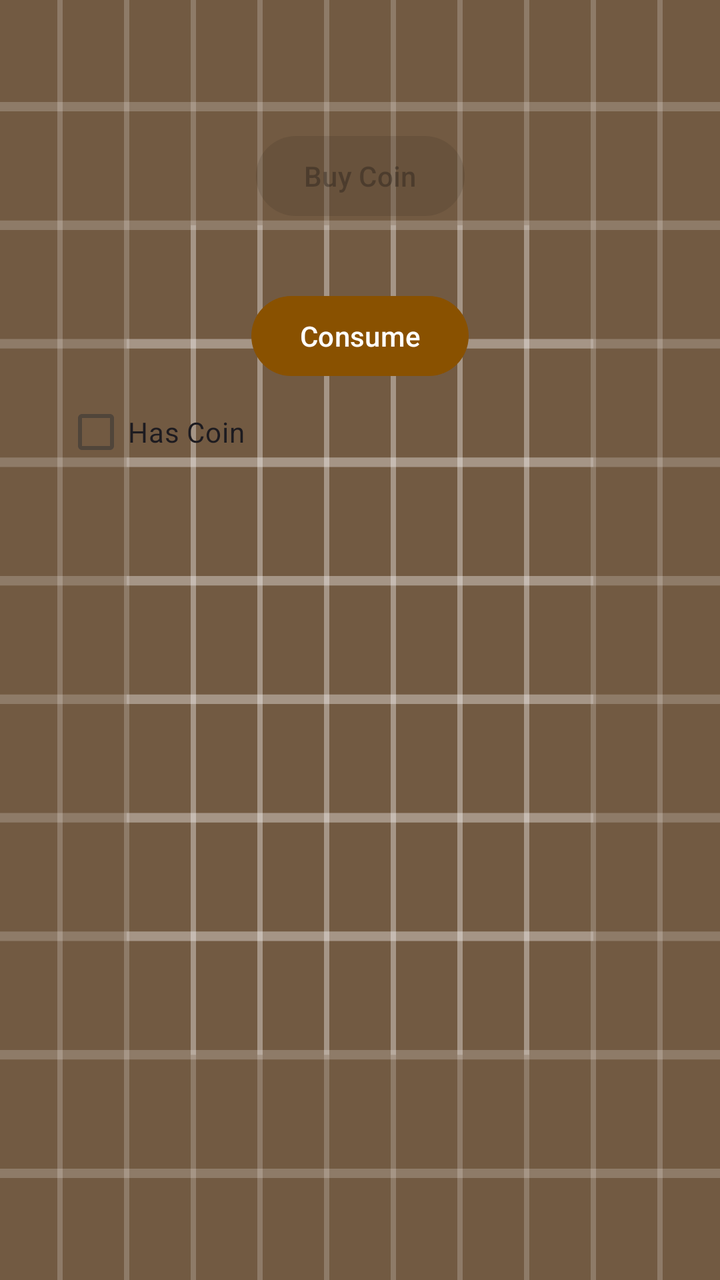
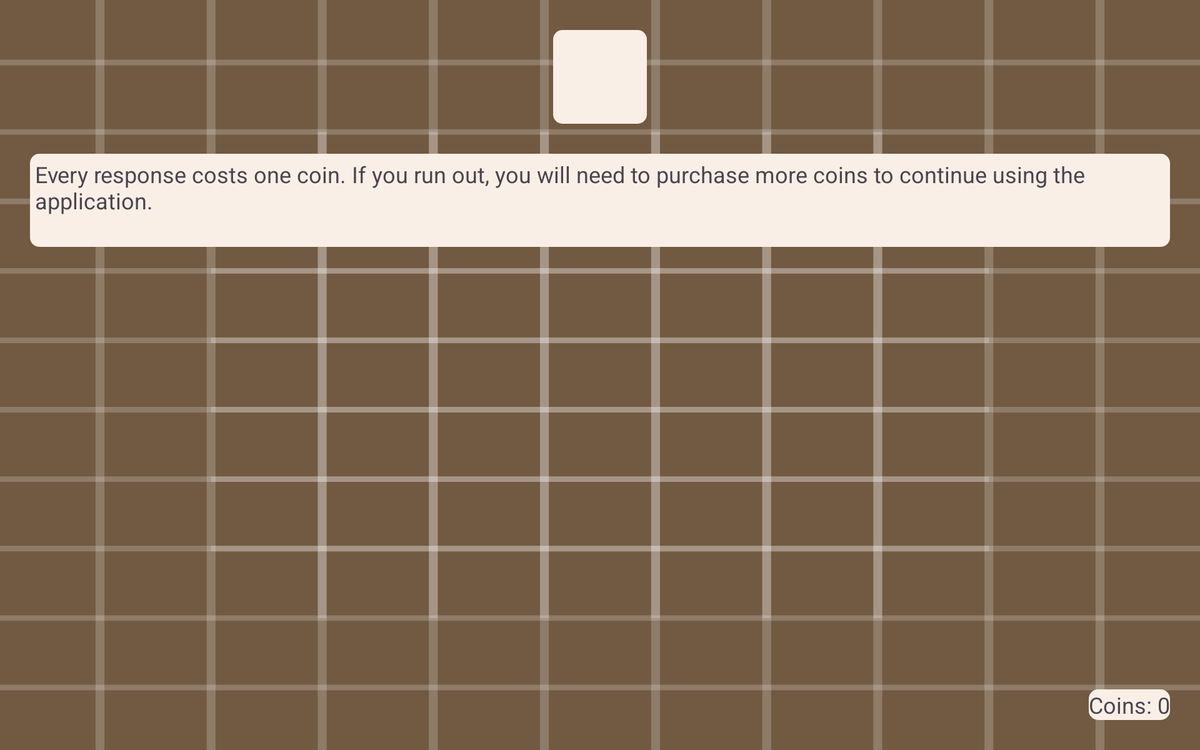

First picture: res/layout/ on a phone held upright. Second picture: the repository's own variant of that layout, on a device whose configuration matches the variant's folder. Source for both follows.
<!-- AndroidManifest.xml: application theme AppTheme -->
<!-- res/layout/fragment_purchase.xml -->
<?xml version="1.0" encoding="utf-8"?>
<androidx.constraintlayout.widget.ConstraintLayout xmlns:android="http://schemas.android.com/apk/res/android"
    xmlns:app="http://schemas.android.com/apk/res-auto"
    xmlns:tools="http://schemas.android.com/tools"
    android:id="@+id/constraintLayout"
    android:layout_width="match_parent"
    android:layout_height="match_parent"
    tools:context=".PurchaseFragment">

    <Button
        android:id="@+id/buy_coin_button"
        android:layout_width="wrap_content"
        android:layout_height="wrap_content"
        android:layout_marginTop="64dp"
        android:enabled="false"
        android:text="Buy Coin"
        app:layout_constraintEnd_toEndOf="parent"
        app:layout_constraintStart_toStartOf="parent"
        app:layout_constraintTop_toTopOf="parent" />

    <CheckBox
        android:id="@+id/hasCoinCheckbox"
        android:layout_width="wrap_content"
        android:layout_height="wrap_content"
        android:layout_marginStart="32dp"
        android:text="Has Coin"
        app:layout_constraintStart_toStartOf="parent"
        app:layout_constraintTop_toBottomOf="@+id/consume_button" />

    <Button
        android:id="@+id/consume_button"
        android:layout_width="wrap_content"
        android:layout_height="wrap_content"
        android:layout_marginTop="32dp"
        android:text="Consume"
        app:layout_constraintEnd_toEndOf="parent"
        app:layout_constraintStart_toStartOf="parent"
        app:layout_constraintTop_toBottomOf="@+id/buy_coin_button" />

</androidx.constraintlayout.widget.ConstraintLayout>
<!-- resources referenced by this layout -->
<resources>
  <style name="AppTheme" parent="Theme.Material3.Light">
          <item name="android:windowBackground">@drawable/ic_launcher_background</item>
          <item name="colorPrimary">@color/md_theme_light_primary</item>
          <item name="colorOnPrimary">@color/md_theme_light_onPrimary</item>
          <item name="colorPrimaryContainer">@color/md_theme_light_primaryContainer</item>
          <item name="colorOnPrimaryContainer">@color/md_theme_light_onPrimaryContainer</item>
          <item name="colorSecondary">@color/md_theme_light_secondary</item>
          <item name="colorOnSecondary">@color/md_theme_light_onSecondary</item>
          <item name="colorSecondaryContainer">@color/md_theme_light_secondaryContainer</item>
          <item name="colorOnSecondaryContainer">@color/md_theme_light_onSecondaryContainer</item>
          <item name="colorTertiary">@color/md_theme_light_tertiary</item>
          <item name="colorOnTertiary">@color/md_theme_light_onTertiary</item>
          <item name="colorTertiaryContainer">@color/md_theme_light_tertiaryContainer</item>
          <item name="colorOnTertiaryContainer">@color/md_theme_light_onTertiaryContainer</item>
          <item name="colorError">@color/md_theme_light_error</item>
          <item name="colorErrorContainer">@color/md_theme_light_errorContainer</item>
          <item name="colorOnError">@color/md_theme_light_onError</item>
          <item name="colorOnErrorContainer">@color/md_theme_light_onErrorContainer</item>
          <item name="android:colorBackground">@color/md_theme_light_background</item>
          <item name="colorOnBackground">@color/md_theme_light_onBackground</item>
          <item name="colorSurface">@color/md_theme_light_surface</item>
          <item name="colorOnSurface">@color/md_theme_light_onSurface</item>
          <item name="colorSurfaceVariant">@color/md_theme_light_surfaceVariant</item>
          <item name="colorOnSurfaceVariant">@color/md_theme_light_onSurfaceVariant</item>
          <item name="colorOutline">@color/md_theme_light_outline</item>
          <item name="colorOnSurfaceInverse">@color/md_theme_light_inverseOnSurface</item>
          <item name="colorSurfaceInverse">@color/md_theme_light_inverseSurface</item>
          <item name="colorPrimaryInverse">@color/md_theme_light_inversePrimary</item>
      </style>
  <!-- drawable ic_launcher_background: vector/xml drawable (drawable, 4890 chars, omitted) -->
  <color name="md_theme_light_primary">#895100</color>
  <color name="md_theme_light_onPrimary">#FFFFFF</color>
  <color name="md_theme_light_primaryContainer">#FFDCBD</color>
  <color name="md_theme_light_onPrimaryContainer">#2C1600</color>
  <color name="md_theme_light_secondary">#725A42</color>
  <color name="md_theme_light_onSecondary">#FFFFFF</color>
  <color name="md_theme_light_secondaryContainer">#FEDDBE</color>
  <color name="md_theme_light_onSecondaryContainer">#291806</color>
  <color name="md_theme_light_tertiary">#57633B</color>
  <color name="md_theme_light_onTertiary">#FFFFFF</color>
  <color name="md_theme_light_tertiaryContainer">#DBE8B5</color>
  <color name="md_theme_light_onTertiaryContainer">#151F01</color>
  <color name="md_theme_light_error">#BA1A1A</color>
  <color name="md_theme_light_errorContainer">#FFDAD6</color>
  <color name="md_theme_light_onError">#FFFFFF</color>
  <color name="md_theme_light_onErrorContainer">#410002</color>
  <color name="md_theme_light_background">#FFFBFF</color>
  <color name="md_theme_light_onBackground">#201B16</color>
  <color name="md_theme_light_surface">#FFF8F4</color>
  <color name="md_theme_light_onSurface">#201B16</color>
  <color name="md_theme_light_surfaceVariant">#F2DFD0</color>
  <color name="md_theme_light_onSurfaceVariant">#50453A</color>
  <color name="md_theme_light_outline">#837568</color>
  <color name="md_theme_light_inverseOnSurface">#FAEFE7</color>
  <color name="md_theme_light_inverseSurface">#352F2B</color>
  <color name="md_theme_light_inversePrimary">#FFB86C</color>
</resources>
<!-- res/layout-sw800dp/fragment_purchase.xml (the repository's variant of the layout above) -->
<!-- drawn on a large tablet held sideways -->
<?xml version="1.0" encoding="utf-8"?>
<androidx.constraintlayout.widget.ConstraintLayout xmlns:android="http://schemas.android.com/apk/res/android"
    xmlns:app="http://schemas.android.com/apk/res-auto"
    xmlns:tools="http://schemas.android.com/tools"
    android:layout_width="match_parent"
    android:layout_height="match_parent"
    android:background="@drawable/questionbackground"
    tools:context=".PurchaseFragment">

    <ImageView
        android:id="@+id/imageView"
        android:layout_width="100dp"
        android:layout_height="100dp"
        android:layout_marginTop="32dp"
        android:background="@drawable/rounded_corners"

        android:foreground="@drawable/logo"
        android:visibility="visible"
        app:layout_constraintEnd_toEndOf="parent"
        app:layout_constraintStart_toStartOf="parent"
        app:layout_constraintTop_toTopOf="parent"
        tools:ignore="ContentDescription" />

    <LinearLayout
        android:id="@+id/buttonContainer"
        android:layout_width="match_parent"
        android:layout_height="0dp"
        android:layout_marginStart="32dp"
        android:layout_marginTop="32dp"
        android:layout_marginEnd="32dp"
        android:orientation="vertical"
        app:layout_constraintEnd_toEndOf="parent"
        app:layout_constraintStart_toStartOf="parent"
        app:layout_constraintTop_toBottomOf="@+id/textView"></LinearLayout>

    <CheckBox
        android:id="@+id/hasCoinCheckbox"
        android:layout_width="wrap_content"
        android:layout_height="wrap_content"
        android:layout_marginStart="32dp"
        android:layout_marginTop="32dp"
        android:text="Has Coin"
        android:visibility="invisible"
        app:layout_constraintStart_toStartOf="parent"
        app:layout_constraintTop_toBottomOf="@+id/buttonContainer"
        tools:ignore="HardcodedText" />

    <TextView
        android:id="@+id/coinsTextView"
        android:layout_width="wrap_content"
        android:layout_height="wrap_content"
        android:layout_marginEnd="32dp"
        android:layout_marginBottom="32dp"
        android:background="@drawable/rounded_corners"
        android:text="Coins: 0"
        android:textSize="24sp"
        app:layout_constraintBottom_toBottomOf="parent"
        app:layout_constraintEnd_toEndOf="parent"
        tools:ignore="HardcodedText" />

    <TextView
        android:id="@+id/textView"
        android:layout_width="0dp"
        android:layout_height="wrap_content"
        android:layout_marginStart="32dp"
        android:layout_marginTop="32dp"
        android:layout_marginEnd="32dp"
        android:background="@drawable/rounded_corners"
        android:padding="5dp"
        android:text="@string/purchaseCoinText"
        android:textSize="24sp"
        app:layout_constraintEnd_toEndOf="parent"
        app:layout_constraintStart_toStartOf="parent"
        app:layout_constraintTop_toBottomOf="@+id/imageView" />

</androidx.constraintlayout.widget.ConstraintLayout>
<!-- resources referenced by the variant -->
<!-- as a large tablet held sideways resolves them -->
<resources>
  <!-- drawable rounded_corners (drawable) -->
  <?xml version="1.0" encoding="utf-8"?>
  <shape xmlns:android="http://schemas.android.com/apk/res/android" android:shape="rectangle">
      <solid  android:color="@color/md_theme_light_inverseOnSurface"/>
  
      <corners android:radius="10dp"/>
  </shape>
  <string name="purchaseCoinText">Every response costs one coin. If you run out, you will need to purchase more coins to continue using the application.\n</string>
  <color name="md_theme_light_inverseOnSurface">#FAEFE7</color>
  <color name="md_theme_light_primary">#895100</color>
  <color name="md_theme_light_onPrimary">#FFFFFF</color>
  <color name="md_theme_light_primaryContainer">#FFDCBD</color>
  <color name="md_theme_light_onPrimaryContainer">#2C1600</color>
  <color name="md_theme_light_secondary">#725A42</color>
  <color name="md_theme_light_onSecondary">#FFFFFF</color>
  <color name="md_theme_light_secondaryContainer">#FEDDBE</color>
  <color name="md_theme_light_onSecondaryContainer">#291806</color>
  <color name="md_theme_light_tertiary">#57633B</color>
  <color name="md_theme_light_onTertiary">#FFFFFF</color>
  <color name="md_theme_light_tertiaryContainer">#DBE8B5</color>
  <color name="md_theme_light_onTertiaryContainer">#151F01</color>
  <color name="md_theme_light_error">#BA1A1A</color>
  <color name="md_theme_light_errorContainer">#FFDAD6</color>
  <color name="md_theme_light_onError">#FFFFFF</color>
  <color name="md_theme_light_onErrorContainer">#410002</color>
  <color name="md_theme_light_background">#FFFBFF</color>
  <color name="md_theme_light_onBackground">#201B16</color>
  <color name="md_theme_light_surface">#FFF8F4</color>
  <color name="md_theme_light_onSurface">#201B16</color>
  <color name="md_theme_light_surfaceVariant">#F2DFD0</color>
  <color name="md_theme_light_onSurfaceVariant">#50453A</color>
  <color name="md_theme_light_outline">#837568</color>
  <color name="md_theme_light_inverseSurface">#352F2B</color>
  <color name="md_theme_light_inversePrimary">#FFB86C</color>
</resources>
